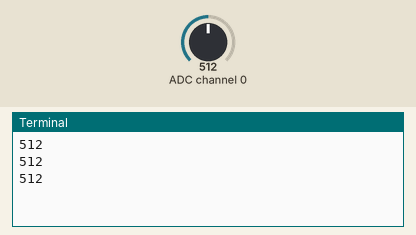
Bench run of a program on a simulated Raspberry Pi (BCM pin numbers). Shown: the last lines printed to the terminal. Inputs (shaded band) come from the test bench; at power-on: ADC channel 0 = 512 (analog values on the 0–1023 scale).

Above: at 1.2 s.
1.3 s: ADC channel 0 set to 716
At 1.9 s:
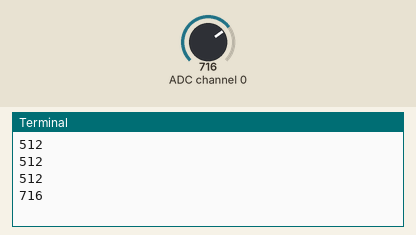
2.8 s: ADC channel 0 set to 900
At 3.4 s:
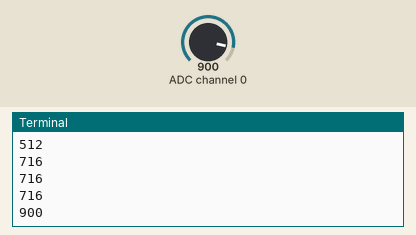
Timing chart, 0 to 5.8 s (numbered marks = the images above; inputs shaded):
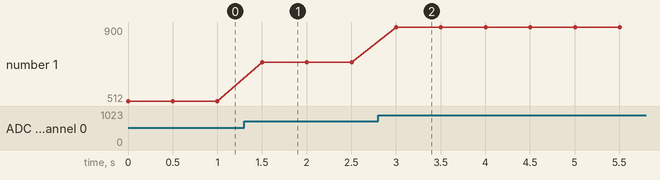

Measured:
- after the input at 1.3 s, the terminal: prints a new line after 0.20 s (image 1)
- after the input at 2.8 s, the terminal: prints a new line after 0.20 s (image 2)
- plotted number 1: 512 → 716 after the input at 1.3 s, 716 → 900 after the input at 2.8 s

The program:

PythonSketch.py
```python
# include the routines so we can access the chip data
from gpiozero import MCP3008

# we want to delay processing so need this library too
import time

# do forever
while (1):

	#read the value from channel 0 (you can use any or all of the channels, 0 to 7)
    adc= MCP3008(channel=0, device=0)

	# print the output in a formatted manner, without decimal places
	# the original line was:
	# print(adc.value * 1023)
    print('{:.0f}'.format(adc.value * 1023))

	# delay for half a second
    time.sleep(0.5)

# End of program
```
